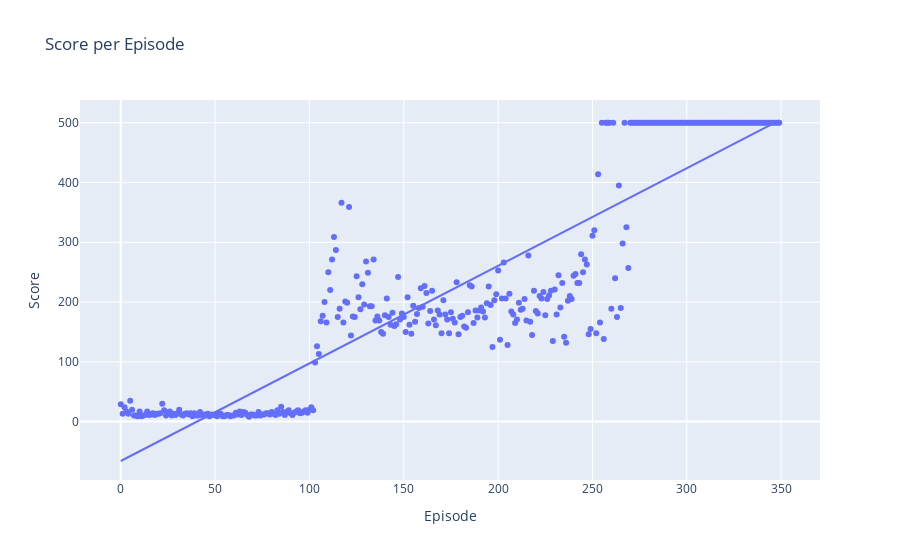

The cell this chart's notebook holds for it:
### Code cell
df = pd.DataFrame(scores, columns=["Score"])
df["Episode"] = df.index
fig = px.scatter(df, x="Episode", y="Score", trendline='ols', title="Score per Episode")
fig.show()

### Figure 1 — Plotly figure (JSON) as saved in the notebook; plotly's stock layout.template omitted (floating-point values rounded to 4 significant figures; data arrays with more than 128 entries replaced by an {"elided": "..."} marker saying what was removed)
{"data": [{"hovertemplate": "Episode=%{x}<br>Score=%{y}<extra></extra>", "legendgroup": "", "marker": {"color": "#636efa", "symbol": "circle"}, "mode": "markers", "name": "", "orientation": "v", "showlegend": false, "type": "scatter", "x": {"elided": "350 int values"}, "xaxis": "x", "y": {"elided": "350 int values"}, "yaxis": "y"}, {"hovertemplate": "<b>OLS trendline</b><br>Score = 1.63315 * Episode + -65.9254<br>R<sup>2</sup>=0.821730<br><br>Episode=%{x}<br>Score=%{y} <b>(trend)</b><extra></extra>", "legendgroup": "", "marker": {"color": "#636efa", "symbol": "circle"}, "mode": "lines", "name": "", "showlegend": false, "type": "scatter", "x": {"elided": "350 int values"}, "xaxis": "x", "y": {"elided": "350 float values"}, "yaxis": "y"}], "layout": {"legend": {"tracegroupgap": 0}, "title": {"text": "Score per Episode"}, "xaxis": {"anchor": "y", "domain": [0, 1], "title": {"text": "Episode"}}, "yaxis": {"anchor": "x", "domain": [0, 1], "title": {"text": "Score"}}}}
